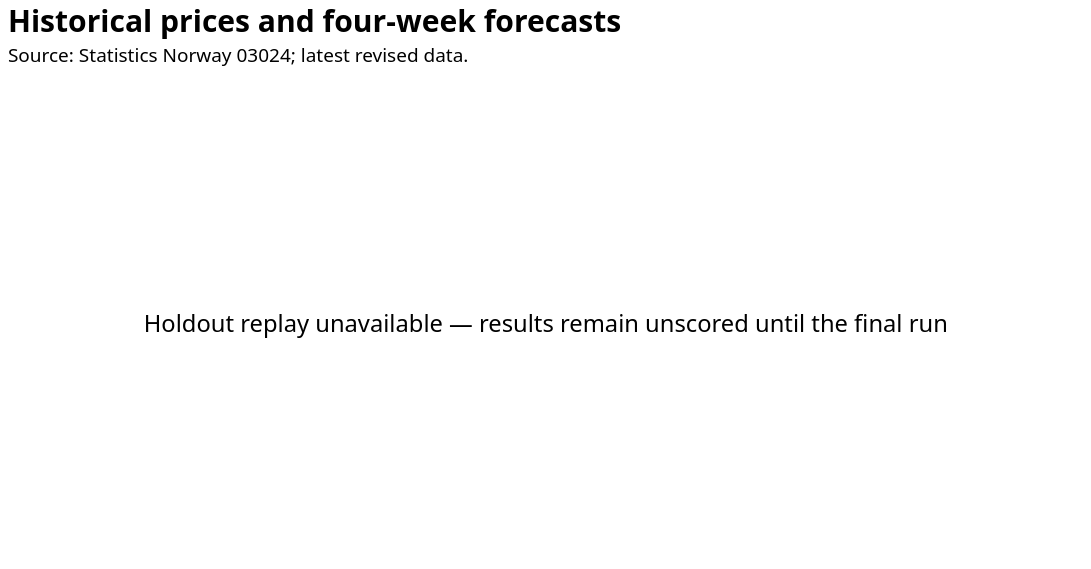

Write a Vega-Lite specification for this figure.
### Vega-Lite specification from a JSON file in a GitHub repository (floating-point values rounded to 4 significant figures)
{"$schema": "https://vega.github.io/schema/vega-lite/v5.20.1.json", "config": {"area": {"opacity": 0.16}, "axis": {"gridColor": "#e6e8eb", "labelColor": "#39424b", "labelFontSize": 13, "titleColor": "#252b31", "titleFontSize": 14, "titlePadding": 12}, "background": "white", "font": "system-ui, -apple-system, BlinkMacSystemFont, sans-serif", "legend": {"labelFontSize": 13, "orient": "bottom", "titleFontSize": 14}, "line": {"strokeWidth": 2}, "point": {"size": 45}, "range": {"category": ["#737373", "#8a6bb8", "#2673ac", "#d05a3c", "#747474", "#a78329", "#b54b73", "#23877d", "#252b31"]}, "text": {"fontSize": 15}, "title": {"anchor": "start", "fontSize": 19, "offset": 14, "subtitleFontSize": 12, "subtitlePadding": 6}, "view": {"stroke": null}}, "data": {"values": [{"message": "Holdout replay unavailable — results remain unscored until the final run"}]}, "encoding": {"text": {"field": "message", "type": "nominal"}}, "height": 300, "mark": {"align": "center", "type": "text"}, "title": {"subtitle": ["Source: Statistics Norway 03024; latest revised data."], "text": "Historical prices and four-week forecasts"}, "width": 680}
